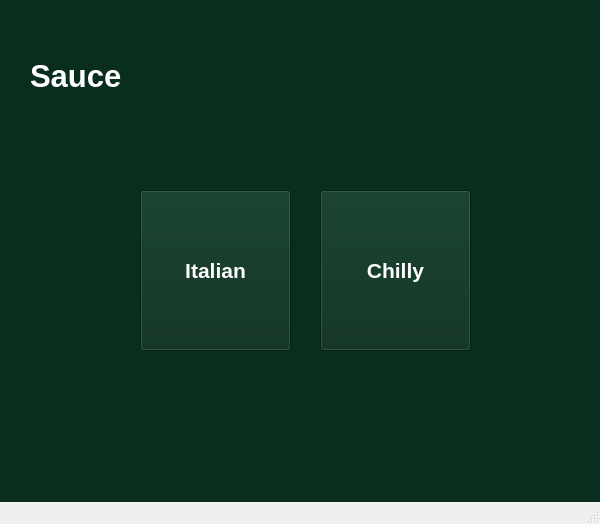
<?xml version="1.0" encoding="UTF-8"?>
<ui version="4.0">
 <class>MainWindow</class>
 <widget class="QMainWindow" name="MainWindow">
  <property name="geometry">
   <rect>
    <x>0</x>
    <y>0</y>
    <width>600</width>
    <height>524</height>
   </rect>
  </property>
  <property name="windowTitle">
   <string>MainWindow</string>
  </property>
  <widget class="QWidget" name="centralwidget">
   <widget class="QStackedWidget" name="stackedWidget">
    <property name="geometry">
     <rect>
      <x>0</x>
      <y>0</y>
      <width>601</width>
      <height>511</height>
     </rect>
    </property>
    <property name="styleSheet">
     <string notr="true">background-color: rgb(10, 46, 30);</string>
    </property>
    <widget class="QWidget" name="page">
     <widget class="QPushButton" name="Italian">
      <property name="geometry">
       <rect>
        <x>140</x>
        <y>190</y>
        <width>151</width>
        <height>161</height>
       </rect>
      </property>
      <property name="palette">
       <palette>
        <active>
         <colorrole role="WindowText">
          <brush brushstyle="SolidPattern">
           <color alpha="255">
            <red>255</red>
            <green>255</green>
            <blue>255</blue>
           </color>
          </brush>
         </colorrole>
         <colorrole role="Button">
          <brush brushstyle="SolidPattern">
           <color alpha="255">
            <red>10</red>
            <green>46</green>
            <blue>30</blue>
           </color>
          </brush>
         </colorrole>
         <colorrole role="Midlight">
          <brush brushstyle="SolidPattern">
           <color alpha="255">
            <red>196</red>
            <green>203</green>
            <blue>193</blue>
           </color>
          </brush>
         </colorrole>
         <colorrole role="Dark">
          <brush brushstyle="SolidPattern">
           <color alpha="255">
            <red>105</red>
            <green>116</green>
            <blue>101</blue>
           </color>
          </brush>
         </colorrole>
         <colorrole role="Mid">
          <brush brushstyle="SolidPattern">
           <color alpha="255">
            <red>115</red>
            <green>132</green>
            <blue>108</blue>
           </color>
          </brush>
         </colorrole>
         <colorrole role="Text">
          <brush brushstyle="SolidPattern">
           <color alpha="255">
            <red>26</red>
            <green>55</green>
            <blue>35</blue>
           </color>
          </brush>
         </colorrole>
         <colorrole role="BrightText">
          <brush brushstyle="SolidPattern">
           <color alpha="255">
            <red>26</red>
            <green>55</green>
            <blue>35</blue>
           </color>
          </brush>
         </colorrole>
         <colorrole role="ButtonText">
          <brush brushstyle="SolidPattern">
           <color alpha="255">
            <red>255</red>
            <green>255</green>
            <blue>255</blue>
           </color>
          </brush>
         </colorrole>
         <colorrole role="Base">
          <brush brushstyle="SolidPattern">
           <color alpha="255">
            <red>10</red>
            <green>46</green>
            <blue>30</blue>
           </color>
          </brush>
         </colorrole>
         <colorrole role="Window">
          <brush brushstyle="SolidPattern">
           <color alpha="255">
            <red>10</red>
            <green>46</green>
            <blue>30</blue>
           </color>
          </brush>
         </colorrole>
         <colorrole role="Highlight">
          <brush brushstyle="SolidPattern">
           <color alpha="255">
            <red>26</red>
            <green>55</green>
            <blue>35</blue>
           </color>
          </brush>
         </colorrole>
         <colorrole role="HighlightedText">
          <brush brushstyle="SolidPattern">
           <color alpha="255">
            <red>254</red>
            <green>239</green>
            <blue>197</blue>
           </color>
          </brush>
         </colorrole>
         <colorrole role="LinkVisited">
          <brush brushstyle="SolidPattern">
           <color alpha="255">
            <red>205</red>
            <green>171</green>
            <blue>143</blue>
           </color>
          </brush>
         </colorrole>
         <colorrole role="AlternateBase">
          <brush brushstyle="SolidPattern">
           <color alpha="255">
            <red>69</red>
            <green>80</green>
            <blue>65</blue>
           </color>
          </brush>
         </colorrole>
         <colorrole role="ToolTipBase">
          <brush brushstyle="SolidPattern">
           <color alpha="255">
            <red>255</red>
            <green>246</green>
            <blue>242</blue>
           </color>
          </brush>
         </colorrole>
         <colorrole role="PlaceholderText">
          <brush brushstyle="SolidPattern">
           <color alpha="255">
            <red>105</red>
            <green>116</green>
            <blue>101</blue>
           </color>
          </brush>
         </colorrole>
        </active>
        <inactive>
         <colorrole role="WindowText">
          <brush brushstyle="SolidPattern">
           <color alpha="255">
            <red>255</red>
            <green>255</green>
            <blue>255</blue>
           </color>
          </brush>
         </colorrole>
         <colorrole role="Button">
          <brush brushstyle="SolidPattern">
           <color alpha="255">
            <red>10</red>
            <green>46</green>
            <blue>30</blue>
           </color>
          </brush>
         </colorrole>
         <colorrole role="Midlight">
          <brush brushstyle="SolidPattern">
           <color alpha="255">
            <red>196</red>
            <green>203</green>
            <blue>193</blue>
           </color>
          </brush>
         </colorrole>
         <colorrole role="Dark">
          <brush brushstyle="SolidPattern">
           <color alpha="255">
            <red>105</red>
            <green>116</green>
            <blue>101</blue>
           </color>
          </brush>
         </colorrole>
         <colorrole role="Mid">
          <brush brushstyle="SolidPattern">
           <color alpha="255">
            <red>115</red>
            <green>132</green>
            <blue>108</blue>
           </color>
          </brush>
         </colorrole>
         <colorrole role="Text">
          <brush brushstyle="SolidPattern">
           <color alpha="255">
            <red>26</red>
            <green>55</green>
            <blue>35</blue>
           </color>
          </brush>
         </colorrole>
         <colorrole role="BrightText">
          <brush brushstyle="SolidPattern">
           <color alpha="255">
            <red>26</red>
            <green>55</green>
            <blue>35</blue>
           </color>
          </brush>
         </colorrole>
         <colorrole role="ButtonText">
          <brush brushstyle="SolidPattern">
           <color alpha="255">
            <red>255</red>
            <green>255</green>
            <blue>255</blue>
           </color>
          </brush>
         </colorrole>
         <colorrole role="Base">
          <brush brushstyle="SolidPattern">
           <color alpha="255">
            <red>10</red>
            <green>46</green>
            <blue>30</blue>
           </color>
          </brush>
         </colorrole>
         <colorrole role="Window">
          <brush brushstyle="SolidPattern">
           <color alpha="255">
            <red>10</red>
            <green>46</green>
            <blue>30</blue>
           </color>
          </brush>
         </colorrole>
         <colorrole role="Highlight">
          <brush brushstyle="SolidPattern">
           <color alpha="255">
            <red>26</red>
            <green>55</green>
            <blue>35</blue>
           </color>
          </brush>
         </colorrole>
         <colorrole role="HighlightedText">
          <brush brushstyle="SolidPattern">
           <color alpha="255">
            <red>254</red>
            <green>239</green>
            <blue>197</blue>
           </color>
          </brush>
         </colorrole>
         <colorrole role="LinkVisited">
          <brush brushstyle="SolidPattern">
           <color alpha="255">
            <red>205</red>
            <green>171</green>
            <blue>143</blue>
           </color>
          </brush>
         </colorrole>
         <colorrole role="AlternateBase">
          <brush brushstyle="SolidPattern">
           <color alpha="255">
            <red>69</red>
            <green>80</green>
            <blue>65</blue>
           </color>
          </brush>
         </colorrole>
         <colorrole role="ToolTipBase">
          <brush brushstyle="SolidPattern">
           <color alpha="255">
            <red>255</red>
            <green>246</green>
            <blue>242</blue>
           </color>
          </brush>
         </colorrole>
         <colorrole role="PlaceholderText">
          <brush brushstyle="SolidPattern">
           <color alpha="255">
            <red>105</red>
            <green>116</green>
            <blue>101</blue>
           </color>
          </brush>
         </colorrole>
        </inactive>
        <disabled>
         <colorrole role="WindowText">
          <brush brushstyle="SolidPattern">
           <color alpha="255">
            <red>105</red>
            <green>116</green>
            <blue>101</blue>
           </color>
          </brush>
         </colorrole>
         <colorrole role="Button">
          <brush brushstyle="SolidPattern">
           <color alpha="255">
            <red>10</red>
            <green>46</green>
            <blue>30</blue>
           </color>
          </brush>
         </colorrole>
         <colorrole role="Midlight">
          <brush brushstyle="SolidPattern">
           <color alpha="255">
            <red>196</red>
            <green>203</green>
            <blue>193</blue>
           </color>
          </brush>
         </colorrole>
         <colorrole role="Dark">
          <brush brushstyle="SolidPattern">
           <color alpha="255">
            <red>105</red>
            <green>116</green>
            <blue>101</blue>
           </color>
          </brush>
         </colorrole>
         <colorrole role="Mid">
          <brush brushstyle="SolidPattern">
           <color alpha="255">
            <red>115</red>
            <green>132</green>
            <blue>108</blue>
           </color>
          </brush>
         </colorrole>
         <colorrole role="Text">
          <brush brushstyle="SolidPattern">
           <color alpha="255">
            <red>105</red>
            <green>116</green>
            <blue>101</blue>
           </color>
          </brush>
         </colorrole>
         <colorrole role="BrightText">
          <brush brushstyle="SolidPattern">
           <color alpha="255">
            <red>26</red>
            <green>55</green>
            <blue>35</blue>
           </color>
          </brush>
         </colorrole>
         <colorrole role="ButtonText">
          <brush brushstyle="SolidPattern">
           <color alpha="255">
            <red>105</red>
            <green>116</green>
            <blue>101</blue>
           </color>
          </brush>
         </colorrole>
         <colorrole role="Base">
          <brush brushstyle="SolidPattern">
           <color alpha="255">
            <red>10</red>
            <green>46</green>
            <blue>30</blue>
           </color>
          </brush>
         </colorrole>
         <colorrole role="Window">
          <brush brushstyle="SolidPattern">
           <color alpha="255">
            <red>10</red>
            <green>46</green>
            <blue>30</blue>
           </color>
          </brush>
         </colorrole>
         <colorrole role="Highlight">
          <brush brushstyle="SolidPattern">
           <color alpha="255">
            <red>145</red>
            <green>145</green>
            <blue>145</blue>
           </color>
          </brush>
         </colorrole>
         <colorrole role="HighlightedText">
          <brush brushstyle="SolidPattern">
           <color alpha="255">
            <red>254</red>
            <green>239</green>
            <blue>197</blue>
           </color>
          </brush>
         </colorrole>
         <colorrole role="LinkVisited">
          <brush brushstyle="SolidPattern">
           <color alpha="255">
            <red>205</red>
            <green>171</green>
            <blue>143</blue>
           </color>
          </brush>
         </colorrole>
         <colorrole role="AlternateBase">
          <brush brushstyle="SolidPattern">
           <color alpha="255">
            <red>69</red>
            <green>80</green>
            <blue>65</blue>
           </color>
          </brush>
         </colorrole>
         <colorrole role="ToolTipBase">
          <brush brushstyle="SolidPattern">
           <color alpha="255">
            <red>255</red>
            <green>246</green>
            <blue>242</blue>
           </color>
          </brush>
         </colorrole>
         <colorrole role="PlaceholderText">
          <brush brushstyle="SolidPattern">
           <color alpha="255">
            <red>105</red>
            <green>116</green>
            <blue>101</blue>
           </color>
          </brush>
         </colorrole>
        </disabled>
       </palette>
      </property>
      <property name="font">
       <font>
        <pointsize>16</pointsize>
        <weight>75</weight>
        <bold>true</bold>
       </font>
      </property>
      <property name="styleSheet">
       <string notr="true">border-color: rgb(255, 255, 255);</string>
      </property>
      <property name="text">
       <string>Italian</string>
      </property>
     </widget>
     <widget class="QPushButton" name="Chilly">
      <property name="geometry">
       <rect>
        <x>320</x>
        <y>190</y>
        <width>151</width>
        <height>161</height>
       </rect>
      </property>
      <property name="palette">
       <palette>
        <active>
         <colorrole role="WindowText">
          <brush brushstyle="SolidPattern">
           <color alpha="255">
            <red>255</red>
            <green>255</green>
            <blue>255</blue>
           </color>
          </brush>
         </colorrole>
         <colorrole role="Button">
          <brush brushstyle="SolidPattern">
           <color alpha="255">
            <red>10</red>
            <green>46</green>
            <blue>30</blue>
           </color>
          </brush>
         </colorrole>
         <colorrole role="Midlight">
          <brush brushstyle="SolidPattern">
           <color alpha="255">
            <red>196</red>
            <green>203</green>
            <blue>193</blue>
           </color>
          </brush>
         </colorrole>
         <colorrole role="Dark">
          <brush brushstyle="SolidPattern">
           <color alpha="255">
            <red>105</red>
            <green>116</green>
            <blue>101</blue>
           </color>
          </brush>
         </colorrole>
         <colorrole role="Mid">
          <brush brushstyle="SolidPattern">
           <color alpha="255">
            <red>115</red>
            <green>132</green>
            <blue>108</blue>
           </color>
          </brush>
         </colorrole>
         <colorrole role="Text">
          <brush brushstyle="SolidPattern">
           <color alpha="255">
            <red>26</red>
            <green>55</green>
            <blue>35</blue>
           </color>
          </brush>
         </colorrole>
         <colorrole role="BrightText">
          <brush brushstyle="SolidPattern">
           <color alpha="255">
            <red>26</red>
            <green>55</green>
            <blue>35</blue>
           </color>
          </brush>
         </colorrole>
         <colorrole role="ButtonText">
          <brush brushstyle="SolidPattern">
           <color alpha="255">
            <red>255</red>
            <green>255</green>
            <blue>255</blue>
           </color>
          </brush>
         </colorrole>
         <colorrole role="Base">
          <brush brushstyle="SolidPattern">
           <color alpha="255">
            <red>10</red>
            <green>46</green>
            <blue>30</blue>
           </color>
          </brush>
         </colorrole>
         <colorrole role="Window">
          <brush brushstyle="SolidPattern">
           <color alpha="255">
            <red>10</red>
            <green>46</green>
            <blue>30</blue>
           </color>
          </brush>
         </colorrole>
         <colorrole role="Highlight">
          <brush brushstyle="SolidPattern">
           <color alpha="255">
            <red>26</red>
            <green>55</green>
            <blue>35</blue>
           </color>
          </brush>
         </colorrole>
         <colorrole role="HighlightedText">
          <brush brushstyle="SolidPattern">
           <color alpha="255">
            <red>254</red>
            <green>239</green>
            <blue>197</blue>
           </color>
          </brush>
         </colorrole>
         <colorrole role="LinkVisited">
          <brush brushstyle="SolidPattern">
           <color alpha="255">
            <red>205</red>
            <green>171</green>
            <blue>143</blue>
           </color>
          </brush>
         </colorrole>
         <colorrole role="AlternateBase">
          <brush brushstyle="SolidPattern">
           <color alpha="255">
            <red>69</red>
            <green>80</green>
            <blue>65</blue>
           </color>
          </brush>
         </colorrole>
         <colorrole role="ToolTipBase">
          <brush brushstyle="SolidPattern">
           <color alpha="255">
            <red>255</red>
            <green>246</green>
            <blue>242</blue>
           </color>
          </brush>
         </colorrole>
         <colorrole role="PlaceholderText">
          <brush brushstyle="SolidPattern">
           <color alpha="255">
            <red>105</red>
            <green>116</green>
            <blue>101</blue>
           </color>
          </brush>
         </colorrole>
        </active>
        <inactive>
         <colorrole role="WindowText">
          <brush brushstyle="SolidPattern">
           <color alpha="255">
            <red>255</red>
            <green>255</green>
            <blue>255</blue>
           </color>
          </brush>
         </colorrole>
         <colorrole role="Button">
          <brush brushstyle="SolidPattern">
           <color alpha="255">
            <red>10</red>
            <green>46</green>
            <blue>30</blue>
           </color>
          </brush>
         </colorrole>
         <colorrole role="Midlight">
          <brush brushstyle="SolidPattern">
           <color alpha="255">
            <red>196</red>
            <green>203</green>
            <blue>193</blue>
           </color>
          </brush>
         </colorrole>
         <colorrole role="Dark">
          <brush brushstyle="SolidPattern">
           <color alpha="255">
            <red>105</red>
            <green>116</green>
            <blue>101</blue>
           </color>
          </brush>
         </colorrole>
         <colorrole role="Mid">
          <brush brushstyle="SolidPattern">
           <color alpha="255">
            <red>115</red>
            <green>132</green>
            <blue>108</blue>
           </color>
          </brush>
         </colorrole>
         <colorrole role="Text">
          <brush brushstyle="SolidPattern">
           <color alpha="255">
            <red>26</red>
            <green>55</green>
            <blue>35</blue>
           </color>
          </brush>
         </colorrole>
         <colorrole role="BrightText">
          <brush brushstyle="SolidPattern">
           <color alpha="255">
            <red>26</red>
            <green>55</green>
            <blue>35</blue>
           </color>
          </brush>
         </colorrole>
         <colorrole role="ButtonText">
          <brush brushstyle="SolidPattern">
           <color alpha="255">
            <red>255</red>
            <green>255</green>
            <blue>255</blue>
           </color>
          </brush>
         </colorrole>
         <colorrole role="Base">
          <brush brushstyle="SolidPattern">
           <color alpha="255">
            <red>10</red>
            <green>46</green>
            <blue>30</blue>
           </color>
          </brush>
         </colorrole>
         <colorrole role="Window">
          <brush brushstyle="SolidPattern">
           <color alpha="255">
            <red>10</red>
            <green>46</green>
            <blue>30</blue>
           </color>
          </brush>
         </colorrole>
         <colorrole role="Highlight">
          <brush brushstyle="SolidPattern">
           <color alpha="255">
            <red>26</red>
            <green>55</green>
            <blue>35</blue>
           </color>
          </brush>
         </colorrole>
         <colorrole role="HighlightedText">
          <brush brushstyle="SolidPattern">
           <color alpha="255">
            <red>254</red>
            <green>239</green>
            <blue>197</blue>
           </color>
          </brush>
         </colorrole>
         <colorrole role="LinkVisited">
          <brush brushstyle="SolidPattern">
           <color alpha="255">
            <red>205</red>
            <green>171</green>
            <blue>143</blue>
           </color>
          </brush>
         </colorrole>
         <colorrole role="AlternateBase">
          <brush brushstyle="SolidPattern">
           <color alpha="255">
            <red>69</red>
            <green>80</green>
            <blue>65</blue>
           </color>
          </brush>
         </colorrole>
         <colorrole role="ToolTipBase">
          <brush brushstyle="SolidPattern">
           <color alpha="255">
            <red>255</red>
            <green>246</green>
            <blue>242</blue>
           </color>
          </brush>
         </colorrole>
         <colorrole role="PlaceholderText">
          <brush brushstyle="SolidPattern">
           <color alpha="255">
            <red>105</red>
            <green>116</green>
            <blue>101</blue>
           </color>
          </brush>
         </colorrole>
        </inactive>
        <disabled>
         <colorrole role="WindowText">
          <brush brushstyle="SolidPattern">
           <color alpha="255">
            <red>105</red>
            <green>116</green>
            <blue>101</blue>
           </color>
          </brush>
         </colorrole>
         <colorrole role="Button">
          <brush brushstyle="SolidPattern">
           <color alpha="255">
            <red>10</red>
            <green>46</green>
            <blue>30</blue>
           </color>
          </brush>
         </colorrole>
         <colorrole role="Midlight">
          <brush brushstyle="SolidPattern">
           <color alpha="255">
            <red>196</red>
            <green>203</green>
            <blue>193</blue>
           </color>
          </brush>
         </colorrole>
         <colorrole role="Dark">
          <brush brushstyle="SolidPattern">
           <color alpha="255">
            <red>105</red>
            <green>116</green>
            <blue>101</blue>
           </color>
          </brush>
         </colorrole>
         <colorrole role="Mid">
          <brush brushstyle="SolidPattern">
           <color alpha="255">
            <red>115</red>
            <green>132</green>
            <blue>108</blue>
           </color>
          </brush>
         </colorrole>
         <colorrole role="Text">
          <brush brushstyle="SolidPattern">
           <color alpha="255">
            <red>105</red>
            <green>116</green>
            <blue>101</blue>
           </color>
          </brush>
         </colorrole>
         <colorrole role="BrightText">
          <brush brushstyle="SolidPattern">
           <color alpha="255">
            <red>26</red>
            <green>55</green>
            <blue>35</blue>
           </color>
          </brush>
         </colorrole>
         <colorrole role="ButtonText">
          <brush brushstyle="SolidPattern">
           <color alpha="255">
            <red>105</red>
            <green>116</green>
            <blue>101</blue>
           </color>
          </brush>
         </colorrole>
         <colorrole role="Base">
          <brush brushstyle="SolidPattern">
           <color alpha="255">
            <red>10</red>
            <green>46</green>
            <blue>30</blue>
           </color>
          </brush>
         </colorrole>
         <colorrole role="Window">
          <brush brushstyle="SolidPattern">
           <color alpha="255">
            <red>10</red>
            <green>46</green>
            <blue>30</blue>
           </color>
          </brush>
         </colorrole>
         <colorrole role="Highlight">
          <brush brushstyle="SolidPattern">
           <color alpha="255">
            <red>145</red>
            <green>145</green>
            <blue>145</blue>
           </color>
          </brush>
         </colorrole>
         <colorrole role="HighlightedText">
          <brush brushstyle="SolidPattern">
           <color alpha="255">
            <red>254</red>
            <green>239</green>
            <blue>197</blue>
           </color>
          </brush>
         </colorrole>
         <colorrole role="LinkVisited">
          <brush brushstyle="SolidPattern">
           <color alpha="255">
            <red>205</red>
            <green>171</green>
            <blue>143</blue>
           </color>
          </brush>
         </colorrole>
         <colorrole role="AlternateBase">
          <brush brushstyle="SolidPattern">
           <color alpha="255">
            <red>69</red>
            <green>80</green>
            <blue>65</blue>
           </color>
          </brush>
         </colorrole>
         <colorrole role="ToolTipBase">
          <brush brushstyle="SolidPattern">
           <color alpha="255">
            <red>255</red>
            <green>246</green>
            <blue>242</blue>
           </color>
          </brush>
         </colorrole>
         <colorrole role="PlaceholderText">
          <brush brushstyle="SolidPattern">
           <color alpha="255">
            <red>105</red>
            <green>116</green>
            <blue>101</blue>
           </color>
          </brush>
         </colorrole>
        </disabled>
       </palette>
      </property>
      <property name="font">
       <font>
        <pointsize>16</pointsize>
        <weight>75</weight>
        <bold>true</bold>
       </font>
      </property>
      <property name="text">
       <string>Chilly</string>
      </property>
     </widget>
     <widget class="QLabel" name="Sauce">
      <property name="geometry">
       <rect>
        <x>30</x>
        <y>30</y>
        <width>501</width>
        <height>91</height>
       </rect>
      </property>
      <property name="palette">
       <palette>
        <active>
         <colorrole role="WindowText">
          <brush brushstyle="SolidPattern">
           <color alpha="255">
            <red>255</red>
            <green>255</green>
            <blue>255</blue>
           </color>
          </brush>
         </colorrole>
         <colorrole role="Button">
          <brush brushstyle="SolidPattern">
           <color alpha="255">
            <red>10</red>
            <green>46</green>
            <blue>30</blue>
           </color>
          </brush>
         </colorrole>
         <colorrole role="Midlight">
          <brush brushstyle="SolidPattern">
           <color alpha="255">
            <red>196</red>
            <green>203</green>
            <blue>193</blue>
           </color>
          </brush>
         </colorrole>
         <colorrole role="Dark">
          <brush brushstyle="SolidPattern">
           <color alpha="255">
            <red>105</red>
            <green>116</green>
            <blue>101</blue>
           </color>
          </brush>
         </colorrole>
         <colorrole role="Mid">
          <brush brushstyle="SolidPattern">
           <color alpha="255">
            <red>115</red>
            <green>132</green>
            <blue>108</blue>
           </color>
          </brush>
         </colorrole>
         <colorrole role="Text">
          <brush brushstyle="SolidPattern">
           <color alpha="255">
            <red>26</red>
            <green>55</green>
            <blue>35</blue>
           </color>
          </brush>
         </colorrole>
         <colorrole role="BrightText">
          <brush brushstyle="SolidPattern">
           <color alpha="255">
            <red>26</red>
            <green>55</green>
            <blue>35</blue>
           </color>
          </brush>
         </colorrole>
         <colorrole role="ButtonText">
          <brush brushstyle="SolidPattern">
           <color alpha="255">
            <red>0</red>
            <green>0</green>
            <blue>0</blue>
           </color>
          </brush>
         </colorrole>
         <colorrole role="Base">
          <brush brushstyle="SolidPattern">
           <color alpha="255">
            <red>10</red>
            <green>46</green>
            <blue>30</blue>
           </color>
          </brush>
         </colorrole>
         <colorrole role="Window">
          <brush brushstyle="SolidPattern">
           <color alpha="255">
            <red>10</red>
            <green>46</green>
            <blue>30</blue>
           </color>
          </brush>
         </colorrole>
         <colorrole role="Highlight">
          <brush brushstyle="SolidPattern">
           <color alpha="255">
            <red>26</red>
            <green>55</green>
            <blue>35</blue>
           </color>
          </brush>
         </colorrole>
         <colorrole role="HighlightedText">
          <brush brushstyle="SolidPattern">
           <color alpha="255">
            <red>254</red>
            <green>239</green>
            <blue>197</blue>
           </color>
          </brush>
         </colorrole>
         <colorrole role="LinkVisited">
          <brush brushstyle="SolidPattern">
           <color alpha="255">
            <red>205</red>
            <green>171</green>
            <blue>143</blue>
           </color>
          </brush>
         </colorrole>
         <colorrole role="AlternateBase">
          <brush brushstyle="SolidPattern">
           <color alpha="255">
            <red>69</red>
            <green>80</green>
            <blue>65</blue>
           </color>
          </brush>
         </colorrole>
         <colorrole role="ToolTipBase">
          <brush brushstyle="SolidPattern">
           <color alpha="255">
            <red>255</red>
            <green>246</green>
            <blue>242</blue>
           </color>
          </brush>
         </colorrole>
         <colorrole role="PlaceholderText">
          <brush brushstyle="SolidPattern">
           <color alpha="255">
            <red>105</red>
            <green>116</green>
            <blue>101</blue>
           </color>
          </brush>
         </colorrole>
        </active>
        <inactive>
         <colorrole role="WindowText">
          <brush brushstyle="SolidPattern">
           <color alpha="255">
            <red>255</red>
            <green>255</green>
            <blue>255</blue>
           </color>
          </brush>
         </colorrole>
         <colorrole role="Button">
          <brush brushstyle="SolidPattern">
           <color alpha="255">
            <red>10</red>
            <green>46</green>
            <blue>30</blue>
           </color>
          </brush>
         </colorrole>
         <colorrole role="Midlight">
          <brush brushstyle="SolidPattern">
           <color alpha="255">
            <red>196</red>
            <green>203</green>
            <blue>193</blue>
           </color>
          </brush>
         </colorrole>
         <colorrole role="Dark">
          <brush brushstyle="SolidPattern">
           <color alpha="255">
            <red>105</red>
            <green>116</green>
            <blue>101</blue>
           </color>
          </brush>
         </colorrole>
         <colorrole role="Mid">
          <brush brushstyle="SolidPattern">
           <color alpha="255">
            <red>115</red>
            <green>132</green>
            <blue>108</blue>
           </color>
          </brush>
         </colorrole>
         <colorrole role="Text">
          <brush brushstyle="SolidPattern">
           <color alpha="255">
            <red>26</red>
            <green>55</green>
            <blue>35</blue>
           </color>
          </brush>
         </colorrole>
         <colorrole role="BrightText">
          <brush brushstyle="SolidPattern">
           <color alpha="255">
            <red>26</red>
            <green>55</green>
            <blue>35</blue>
           </color>
          </brush>
         </colorrole>
         <colorrole role="ButtonText">
          <brush brushstyle="SolidPattern">
           <color alpha="255">
            <red>0</red>
            <green>0</green>
            <blue>0</blue>
           </color>
          </brush>
         </colorrole>
         <colorrole role="Base">
          <brush brushstyle="SolidPattern">
           <color alpha="255">
            <red>10</red>
            <green>46</green>
            <blue>30</blue>
           </color>
          </brush>
         </colorrole>
         <colorrole role="Window">
          <brush brushstyle="SolidPattern">
           <color alpha="255">
            <red>10</red>
            <green>46</green>
            <blue>30</blue>
           </color>
          </brush>
         </colorrole>
         <colorrole role="Highlight">
          <brush brushstyle="SolidPattern">
           <color alpha="255">
            <red>26</red>
            <green>55</green>
            <blue>35</blue>
           </color>
          </brush>
         </colorrole>
         <colorrole role="HighlightedText">
          <brush brushstyle="SolidPattern">
           <color alpha="255">
            <red>254</red>
            <green>239</green>
            <blue>197</blue>
           </color>
          </brush>
         </colorrole>
         <colorrole role="LinkVisited">
          <brush brushstyle="SolidPattern">
           <color alpha="255">
            <red>205</red>
            <green>171</green>
            <blue>143</blue>
           </color>
          </brush>
         </colorrole>
         <colorrole role="AlternateBase">
          <brush brushstyle="SolidPattern">
           <color alpha="255">
            <red>69</red>
            <green>80</green>
            <blue>65</blue>
           </color>
          </brush>
         </colorrole>
         <colorrole role="ToolTipBase">
          <brush brushstyle="SolidPattern">
           <color alpha="255">
            <red>255</red>
            <green>246</green>
            <blue>242</blue>
           </color>
          </brush>
         </colorrole>
         <colorrole role="PlaceholderText">
          <brush brushstyle="SolidPattern">
           <color alpha="255">
            <red>105</red>
            <green>116</green>
            <blue>101</blue>
           </color>
          </brush>
         </colorrole>
        </inactive>
        <disabled>
         <colorrole role="WindowText">
          <brush brushstyle="SolidPattern">
           <color alpha="255">
            <red>105</red>
            <green>116</green>
            <blue>101</blue>
           </color>
          </brush>
         </colorrole>
         <colorrole role="Button">
          <brush brushstyle="SolidPattern">
           <color alpha="255">
            <red>10</red>
            <green>46</green>
            <blue>30</blue>
           </color>
          </brush>
         </colorrole>
         <colorrole role="Midlight">
          <brush brushstyle="SolidPattern">
           <color alpha="255">
            <red>196</red>
            <green>203</green>
            <blue>193</blue>
           </color>
          </brush>
         </colorrole>
         <colorrole role="Dark">
          <brush brushstyle="SolidPattern">
           <color alpha="255">
            <red>105</red>
            <green>116</green>
            <blue>101</blue>
           </color>
          </brush>
         </colorrole>
         <colorrole role="Mid">
          <brush brushstyle="SolidPattern">
           <color alpha="255">
            <red>115</red>
            <green>132</green>
            <blue>108</blue>
           </color>
          </brush>
         </colorrole>
         <colorrole role="Text">
          <brush brushstyle="SolidPattern">
           <color alpha="255">
            <red>105</red>
            <green>116</green>
            <blue>101</blue>
           </color>
          </brush>
         </colorrole>
         <colorrole role="BrightText">
          <brush brushstyle="SolidPattern">
           <color alpha="255">
            <red>26</red>
            <green>55</green>
            <blue>35</blue>
           </color>
          </brush>
         </colorrole>
         <colorrole role="ButtonText">
          <brush brushstyle="SolidPattern">
           <color alpha="255">
            <red>105</red>
            <green>116</green>
            <blue>101</blue>
           </color>
          </brush>
         </colorrole>
         <colorrole role="Base">
          <brush brushstyle="SolidPattern">
           <color alpha="255">
            <red>10</red>
            <green>46</green>
            <blue>30</blue>
           </color>
          </brush>
         </colorrole>
         <colorrole role="Window">
          <brush brushstyle="SolidPattern">
           <color alpha="255">
            <red>10</red>
            <green>46</green>
            <blue>30</blue>
           </color>
          </brush>
         </colorrole>
         <colorrole role="Highlight">
          <brush brushstyle="SolidPattern">
           <color alpha="255">
            <red>145</red>
            <green>145</green>
            <blue>145</blue>
           </color>
          </brush>
         </colorrole>
         <colorrole role="HighlightedText">
          <brush brushstyle="SolidPattern">
           <color alpha="255">
            <red>254</red>
            <green>239</green>
            <blue>197</blue>
           </color>
          </brush>
         </colorrole>
         <colorrole role="LinkVisited">
          <brush brushstyle="SolidPattern">
           <color alpha="255">
            <red>205</red>
            <green>171</green>
            <blue>143</blue>
           </color>
          </brush>
         </colorrole>
         <colorrole role="AlternateBase">
          <brush brushstyle="SolidPattern">
           <color alpha="255">
            <red>69</red>
            <green>80</green>
            <blue>65</blue>
           </color>
          </brush>
         </colorrole>
         <colorrole role="ToolTipBase">
          <brush brushstyle="SolidPattern">
           <color alpha="255">
            <red>255</red>
            <green>246</green>
            <blue>242</blue>
           </color>
          </brush>
         </colorrole>
         <colorrole role="PlaceholderText">
          <brush brushstyle="SolidPattern">
           <color alpha="255">
            <red>105</red>
            <green>116</green>
            <blue>101</blue>
           </color>
          </brush>
         </colorrole>
        </disabled>
       </palette>
      </property>
      <property name="font">
       <font>
        <pointsize>23</pointsize>
        <weight>75</weight>
        <bold>true</bold>
       </font>
      </property>
      <property name="text">
       <string>Sauce</string>
      </property>
     </widget>
    </widget>
    <widget class="QWidget" name="page_2"/>
   </widget>
  </widget>
  <widget class="QMenuBar" name="menubar">
   <property name="geometry">
    <rect>
     <x>0</x>
     <y>0</y>
     <width>600</width>
     <height>24</height>
    </rect>
   </property>
  </widget>
  <widget class="QStatusBar" name="statusbar"/>
 </widget>
 <resources/>
 <connections/>
</ui>
